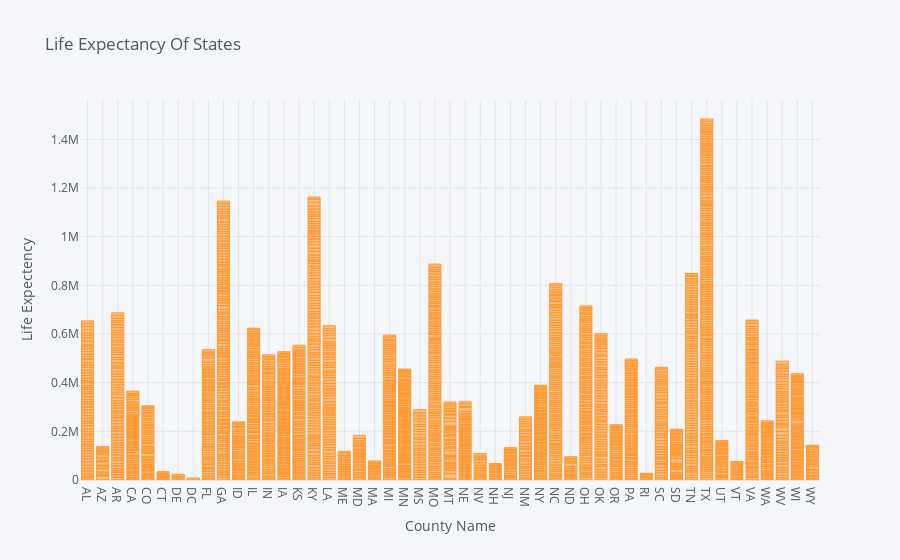

The notebook cell this image was saved under:
### Markdown cell above
# <a id='7'>Life Expectancy By States In the US<a/>

### Code cell
County_health.iplot(kind = "bar" , x = "state" , y = "premature_death" , xTitle = "County Name" ,
         yTitle = "Life Expectency" , title = "Life Expectancy Of States")

### Figure 1 — Plotly figure (JSON) as saved in the notebook; plotly's stock layout.template omitted (floating-point values rounded to 4 significant figures; data arrays with more than 128 entries replaced by an {"elided": "..."} marker saying what was removed)
{"data": [{"marker": {"color": "rgba(255, 153, 51, 0.6)", "line": {"color": "rgba(255, 153, 51, 1.0)", "width": 1}}, "name": "premature_death", "orientation": "v", "text": "", "type": "bar", "x": {"elided": "2473 str values"}, "y": {"elided": "2473 float values"}}], "layout": {"legend": {"bgcolor": "#F5F6F9", "font": {"color": "#4D5663"}}, "paper_bgcolor": "#F5F6F9", "plot_bgcolor": "#F5F6F9", "title": {"font": {"color": "#4D5663"}, "text": "Life Expectancy Of States"}, "xaxis": {"gridcolor": "#E1E5ED", "showgrid": true, "tickfont": {"color": "#4D5663"}, "title": {"font": {"color": "#4D5663"}, "text": "County Name"}, "zerolinecolor": "#E1E5ED"}, "yaxis": {"gridcolor": "#E1E5ED", "showgrid": true, "tickfont": {"color": "#4D5663"}, "title": {"font": {"color": "#4D5663"}, "text": "Life Expectency"}, "zerolinecolor": "#E1E5ED"}}}
